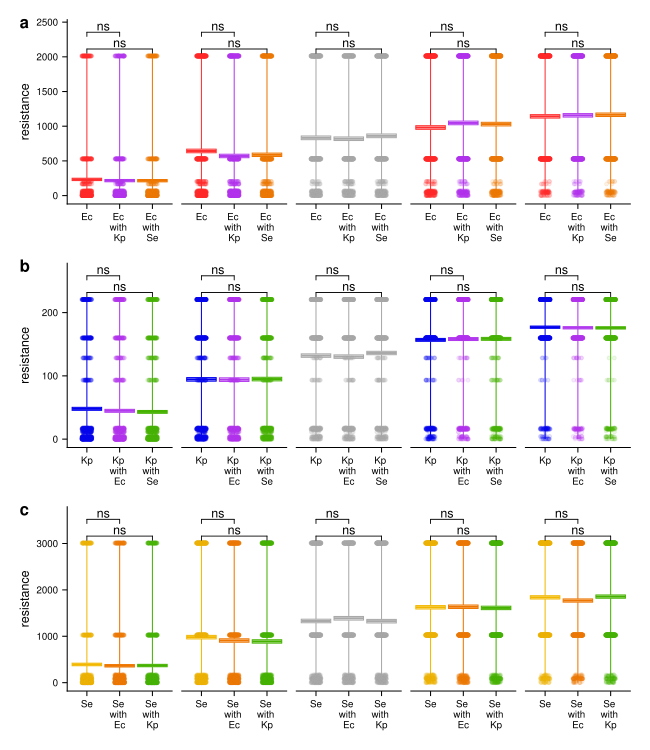

The R source for this figure:
# Packages-----
## Download and install the package
#install.packages("igraph")
## Load package
library(igraph)
library(tidyverse)
library(cowplot)
library(gridExtra)
library(gridGraphics)
library(readxl)
library(scales)
library(ggpubr)
library(rstatix)  
library(ggpmisc)
library(patchwork)
theme_set(theme_cowplot())
citation(package = "igraph")

# Colors ---------
red_Ec_color <- rgb(255, 48, 48, maxColorValue = 255)
blue_Kp_color <- rgb(0, 0, 238, maxColorValue = 255)
yellow_Se_color <- rgb(242, 184, 0, maxColorValue = 255)
purple_Ec.Kp_color <- rgb(178, 58, 238, maxColorValue = 255)
orange_Ec.Se_color <- rgb(238, 118, 0, maxColorValue = 255)
green_Se.Kp_color <- rgb(70, 178, 0, maxColorValue = 255)
pie_color <- rgb(169, 169, 169, maxColorValue = 255)
pie_arrow <- rgb(226, 210, 195, maxColorValue = 255)
color_Ec = c(red_Ec_color, purple_Ec.Kp_color, orange_Ec.Se_color)
color_Kp = c(blue_Kp_color, purple_Ec.Kp_color, green_Se.Kp_color)
color_Se = c(yellow_Se_color, orange_Ec.Se_color, green_Se.Kp_color)

# General plotting customization -------------------------------------------------------
Figure_width = 3.25 # in width for one column figure in PNAS
Figure_height = 4
Figure_label_size = 12
text_size_axis_title = 9
text_size_axis_tick_labels = 7
axis_line_size = 0.75/(ggplot2::.pt*72.27/96) # pt size for the axis lines
axis_tick_size = 0.75/(ggplot2::.pt*72.27/96)
axis_tick_lengths = 0.05
y_axis_min = 0
y_axis_max = 900
y_axis_number_of_ticks = 8
y_axis_label = expression(paste("resistance"))
point_jitter_width = 0.15
point_size = 1
margins<- c(0.1,0.1,0.1,0.1)
box_line_size = 0.75/(ggplot2::.pt*72.27/96) 

# Functions -------------------------------------------------------
MinMeanSEMMax <- function(x) {
  v <- c(min(x), 
         mean(x) - sd(x)/sqrt(length(x)), 
         mean(x), 
         mean(x) + sd(x)/sqrt(length(x)), 
         max(x))
  names(v) <- c("ymin", "lower", "middle", "upper", "ymax")
  v
}

Parameter_sweep_load_data <- function(treatments_filename, treatment_information, sweep_variable) {
  treatment_information <- read.csv(treatment_information)
  csvfiles <- list.files(treatments_filename, full.names = TRUE)
  csvfileslist <- lapply(csvfiles, read.csv, header = TRUE, stringsAsFactors = FALSE)
  for (l in 1:length(csvfileslist)) {
    csvfileslist[[l]][sweep_variable] <- treatment_information[sweep_variable][treatment_information$Treatment_ID==csvfileslist[[l]]$Treatment_ID[1],]
    csvfileslist[[l]]$focal <- treatment_information$Focal.Species[treatment_information$Treatment_ID==csvfileslist[[l]]$Treatment_ID[1]]
    csvfileslist[[l]]$treatment_name <- treatment_information$Species[treatment_information$Treatment_ID==csvfileslist[[l]]$Treatment_ID[1]]
    csvfileslist[[l]] <- csvfileslist[[l]] %>% filter(Cumulative_time == treatment_information$Cumulative_time[treatment_information$Treatment_ID==csvfileslist[[l]]$Treatment_ID[1]])
  }
  df <- bind_rows(csvfileslist)
  return(df)
}

### bla -------
# time step data -------------------------------------------------------
df <- Parameter_sweep_load_data(treatments_filename = "timesteps", 
                                treatment_information = "Treatment_master_bla.csv", 
                                sweep_variable = "time_step")

df$treatment_name <- factor(df$treatment_name, 
                            levels = c("Ec", "Ec,Kp,Ec", "Ec,Se,Ec", "Kp", "Kp,Ec,Kp", "Kp,Se,Kp", "Se", "Se,Ec,Se", "Se,Kp,Se"),
                            labels = c("Ec", "Ec \nwith \nKp", "Ec \nwith \nSe", "Kp", "Kp \nwith \nEc", "Kp \nwith \nSe", "Se", "Se \nwith \nEc", "Se \nwith \nKp"))

my_comparisons_Ec <- list(c("Ec", "Ec \nwith \nSe"),
                          c("Ec", "Ec \nwith \nKp"))

my_comparisons_Kp <- list(c("Kp", "Kp \nwith \nSe"),
                          c("Kp", "Kp \nwith \nEc"))

my_comparisons_Se <- list(c("Se", "Se \nwith \nKp"),
                          c("Se", "Se \nwith \nEc"))

baseline <- 60

# plot -------------------------------------------------------
compare_means(Resistance ~ treatment_name, data = df %>% filter(focal == 'Ec'), group.by = 'time_step', ref.group = "Ec", method = "wilcox.test", p.adjust.method = "bonferroni")

Ec.max <- as.numeric(df %>% filter(focal == 'Ec') %>% summarise(maxR = max(Resistance)))
E <- ggplot(data = df %>% filter(focal == 'Ec'), 
            aes(x=treatment_name, y=Resistance, color = treatment_name))+
  stat_summary(data = df %>% filter(focal == 'Ec', time_step !=baseline), mapping = aes(treatment_name, Resistance, color = treatment_name), fun.data=MinMeanSEMMax, geom="boxplot", size = box_line_size)+ 
  geom_jitter(data = df %>% filter(focal == 'Ec', time_step !=baseline), width = point_jitter_width, size = point_size, alpha = 0.1) +
  stat_summary(data = df %>% filter(focal == 'Ec', time_step ==baseline), color = 'dark grey', mapping = aes(treatment_name, Resistance, color = treatment_name), fun.data=MinMeanSEMMax, geom="boxplot", size = box_line_size)+ 
  geom_jitter(data = df %>% filter(focal == 'Ec', time_step ==baseline), color = 'dark grey', width = point_jitter_width, size = point_size, alpha = 0.1) +
  facet_grid(~time_step)+
  stat_compare_means(comparisons = my_comparisons_Ec, method = "wilcox.test", aes(label = ..p.signif..), method.args = list(p.adjust.method = "bonferroni"), size = 3) +
  ylab(y_axis_label)+
  scale_y_continuous(limits = c(0, Ec.max+(Ec.max*.2)))+
  theme(axis.title.x = element_blank()) +
  theme(axis.title = element_text(size = text_size_axis_title)) +
  theme(axis.line.y = element_line(size = axis_line_size)) +
  theme(axis.line.x = element_line(size = axis_line_size)) +
  theme(axis.ticks = element_line(size = axis_tick_size))+
  theme(axis.ticks.length = unit(axis_tick_lengths, 'in'))+
  theme(axis.text.y = element_text(size = text_size_axis_tick_labels))+
  theme(axis.text.x = element_text(size = text_size_axis_tick_labels))+
  theme(legend.position = "none") +
  theme(plot.margin = unit(margins, "in"))+
  scale_color_manual(values = color_Ec, guide = "none")+
  theme(strip.background = element_blank())+
  theme(strip.text = element_blank())

compare_means(Resistance ~ treatment_name, data = df %>% filter(focal == 'Kp'), group.by = 'time_step', ref.group = "Kp", method = "wilcox.test", p.adjust.method = "bonferroni")

Kp.max <- as.numeric(df %>% filter(focal == 'Kp') %>% summarise(maxR = max(Resistance)))
K <- ggplot(data = df %>% filter(focal == 'Kp'), 
            aes(x=treatment_name, y=Resistance, color = treatment_name))+
  stat_summary(data = df %>% filter(focal == 'Kp', time_step !=baseline), mapping = aes(treatment_name, Resistance, color = treatment_name), fun.data=MinMeanSEMMax, geom="boxplot", size = box_line_size)+ 
  geom_jitter(data = df %>% filter(focal == 'Kp', time_step !=baseline), width = point_jitter_width, size = point_size, alpha = 0.1) +
  stat_summary(data = df %>% filter(focal == 'Kp', time_step ==baseline), color = 'dark grey', mapping = aes(treatment_name, Resistance, color = treatment_name), fun.data=MinMeanSEMMax, geom="boxplot", size = box_line_size)+ 
  geom_jitter(data = df %>% filter(focal == 'Kp', time_step ==baseline), color = 'dark grey', width = point_jitter_width, size = point_size, alpha = 0.1) +
  facet_grid(~time_step)+
  stat_compare_means(comparisons = my_comparisons_Kp, method = "wilcox.test", aes(label = ..p.signif..), method.args = list(p.adjust.method = "bonferroni"), size = 3) +
  ylab(y_axis_label)+
  scale_y_continuous(limits = c(0, Kp.max+(Kp.max*.2)))+
  theme(axis.title.x = element_blank()) +
  theme(axis.title = element_text(size = text_size_axis_title)) +
  theme(axis.line.y = element_line(size = axis_line_size)) +
  theme(axis.line.x = element_line(size = axis_line_size)) +
  theme(axis.ticks = element_line(size = axis_tick_size))+
  theme(axis.ticks.length = unit(axis_tick_lengths, 'in'))+
  theme(axis.text.y = element_text(size = text_size_axis_tick_labels))+
  theme(axis.text.x = element_text(size = text_size_axis_tick_labels))+
  theme(legend.position = "none") +
  theme(plot.margin = unit(margins, "in"))+
  scale_color_manual(values = color_Kp, guide = "none")+
  theme(strip.background = element_blank())+
  theme(strip.text = element_blank())

compare_means(Resistance ~ treatment_name, data = df %>% filter(focal == 'Se'), group.by = 'time_step', ref.group = "Se", method = "wilcox.test", p.adjust.method = "bonferroni")

Se.max <- as.numeric(df %>% filter(focal == 'Se') %>% summarise(maxR = max(Resistance)))
S <- ggplot(data = df %>% filter(focal == 'Se'), 
            aes(x=treatment_name, y=Resistance, color = treatment_name))+
  stat_summary(data = df %>% filter(focal == 'Se', time_step !=baseline), mapping = aes(treatment_name, Resistance, color = treatment_name), fun.data=MinMeanSEMMax, geom="boxplot", size = box_line_size)+ 
  geom_jitter(data = df %>% filter(focal == 'Se', time_step !=baseline), width = point_jitter_width, size = point_size, alpha = 0.1) +
  stat_summary(data = df %>% filter(focal == 'Se', time_step ==baseline), color = 'dark grey', mapping = aes(treatment_name, Resistance, color = treatment_name), fun.data=MinMeanSEMMax, geom="boxplot", size = box_line_size)+ 
  geom_jitter(data = df %>% filter(focal == 'Se', time_step ==baseline), color = 'dark grey', width = point_jitter_width, size = point_size, alpha = 0.1) +
  facet_grid(~time_step)+
  stat_compare_means(comparisons = my_comparisons_Se, method = "wilcox.test", aes(label = ..p.signif..), method.args = list(p.adjust.method = "bonferroni"), size = 3) +
  ylab(y_axis_label)+
  scale_y_continuous(limits = c(0, Se.max+(Se.max*.2)))+
  theme(axis.title.x = element_blank()) +
  theme(axis.title = element_text(size = text_size_axis_title)) +
  theme(axis.line.y = element_line(size = axis_line_size)) +
  theme(axis.line.x = element_line(size = axis_line_size)) +
  theme(axis.ticks = element_line(size = axis_tick_size))+
  theme(axis.ticks.length = unit(axis_tick_lengths, 'in'))+
  theme(axis.text.y = element_text(size = text_size_axis_tick_labels))+
  theme(axis.text.x = element_text(size = text_size_axis_tick_labels))+
  theme(legend.position = "none") +
  theme(plot.margin = unit(margins, "in"))+
  scale_color_manual(values = color_Se, guide = "none")+
  theme(strip.background = element_blank())+
  theme(strip.text = element_blank())

Fig <- (E / K / S) +
  plot_annotation(tag_levels = list(c('a', 'b', 'c'))) & 
  theme(plot.tag.position = c(0, 1), plot.tag = element_text(size = Figure_label_size)) 

save_plot("SI_Fig4.pdf", plot = Fig, base_width = 6.5, base_height = 7.5)
file.remove("Rplots.pdf")
